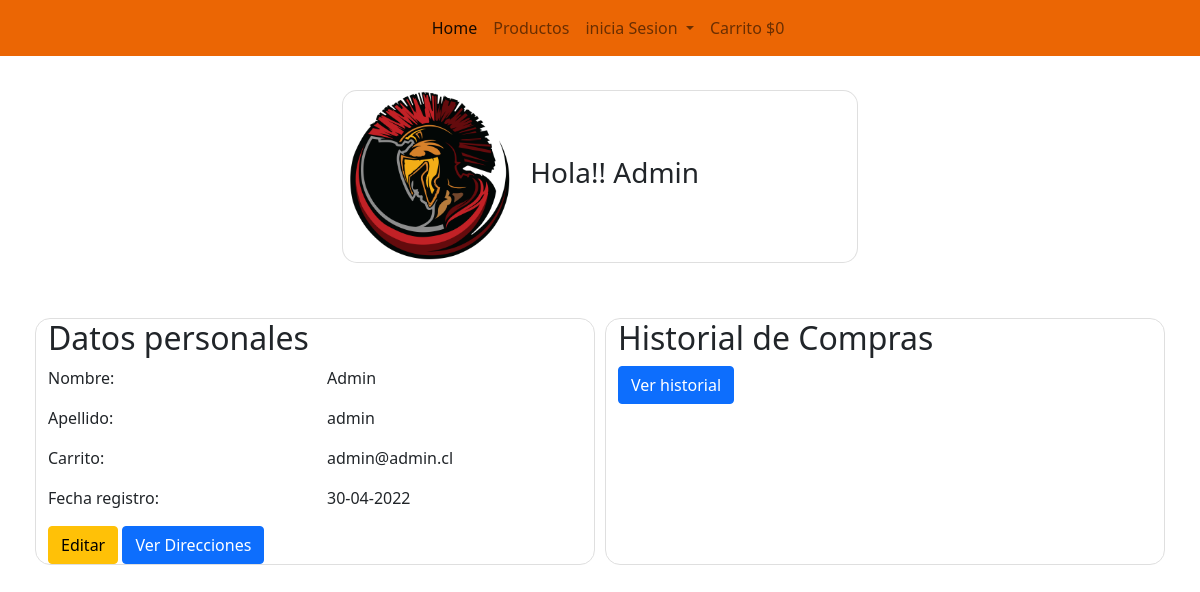
The app's page /user/listarPerfil/10101010-8/ with its own data.
### user/models.py (models this page shows, shortened)
class Usuario(AbstractUser):
    rut                = models.CharField(primary_key=True, max_length=12)
    nombre             = models.CharField('Nombre',max_length=70, null=False, blank=False)
    apellido           = models.CharField('Apellido',max_length=70, null=False, blank=False)
    correo             = models.CharField('Correo',max_length=60, null=False, blank=False, unique=True)
    creacion_fec       = models.DateTimeField('Fecha de ingreso', auto_now_add=True)
    actualizacion_fec  = models.DateTimeField('Fecha actualizacion', auto_now=True)
    USERNAME_FIELD = 'correo'
    class meta:
        verbose_name = 'Usuario'
        verbose_name_plural = 'Usuarios'

### user/views.py (the view)
# urls.py: path('listarPerfil/<id>/', listar_perfil, name='listar_perfil'),
def listar_perfil(request, id):
    usuario = Usuario.objects.filter(rut=id)
    data = {
        'usuario':usuario
    }
    return render(request,'perfil/listarPerfil.html',data)

### carrito/context_processor.py (called while the page is built)
def importe_total_carro(request):
    total=0
    if 'carro' in request.session:
        for key, value in request.session["carro"].items():
            total=total+(int(value["precio"]))
    return {"importe_total_carro":total}

def precio_totalMasEnvio(request):
    precio_envio = PrecioEnvio.objects.only('precio').get(id_envio=1)
    total=0 + precio_envio.precio
    if 'carro' in request.session:
        for key, value in request.session["carro"].items():
            total=total+(int(value["precio"]))
    return {"precio_totalMasEnvio":total}

### user/templates/perfil/listarPerfil.html (shortened to what this page needs)
{% extends 'web/base.html' %}
{% load crispy_forms_tags %}
{% load static %}
{% block body %}
<div class="container-sm" id="perfil">
    <div class="container-sm" id="usuario">
        {% for u in usuario %}
        <div class="card mb-3" id="cardPerfil">
            <div class="row g-0">
                <div class="col-md-4">
                    <img src="{% static 'imagenes/icono3.1.png' %}" class="img-fluid rounded-start" alt="...">
                </div>
                <div class="col-md-8 align-self-center">
                    <div class="card-body">
                        <h3>Hola!! {{u.nombre | title}}</h3>
                    </div>
                </div>
            </div>
        </div>
        {% endfor %}
    </div>
    <div class="row" id="infoPerfil">
        <div class="col-sm" id="datosPersonales">
            <h2>Datos personales</h2>
            <div class="row">
                <div class="col">
                    <p>Nombre:</p>
                    <p>Apellido:</p>
                    <p>Carrito:</p>
                    <p>Fecha registro:</p>
                </div>
                <div class="col">
                    {% for u in usuario %}
                    <p>{{ u.nombre | title }}</p>
                    <p>{{ u.apellido }}</p>
                    <p>{{ u.correo }}</p>
                    <p>{{ u.creacion_fec | date:'d-m-Y' }}</p>
                    {% endfor %}
                </div>
                <div class="container-md">
                    <a href="{% url 'modificar_perfil' user.rut %}"><button type="button" class="btn btn-warning">Editar</button></a>
                    <a href="{% url 'listar_direccion' user.rut %}"><button type="button" class="btn btn-primary">Ver Direcciones</button></a>
                </div>
            </div>
        </div>
        <div class="col-sm" id="HistorialCompra">
            <h2>Historial de Compras</h2>
            <a href="{% url 'lista_detalleCompra' user.rut %}"> <button type="button" class="btn btn-primary"> Ver
                    historial</button> </a>
        </div>
    </div>
</div>
{% endblock %}

### static/css/style.css (style rules this page uses)
body { background-color: black; }
#perfil { padding-top: 90px; }
#cardPerfil { border-radius: 15px; }
#usuario { max-width: 540px; }
#infoPerfil { margin-top: 50px; }
#datosPersonales { border: 1px solid #dfdfdf; border-radius: 15px; margin: 5px; }
#HistorialCompra { border: 1px solid #dfdfdf; border-radius: 15px; margin: 5px; }

### records on screen
Usuario: nombre "Admin", apellido "admin", correo "admin@admin.cl", creacion_fec "30-04-2022"

### other values on screen
{{ importe_total_carro }} "0"
